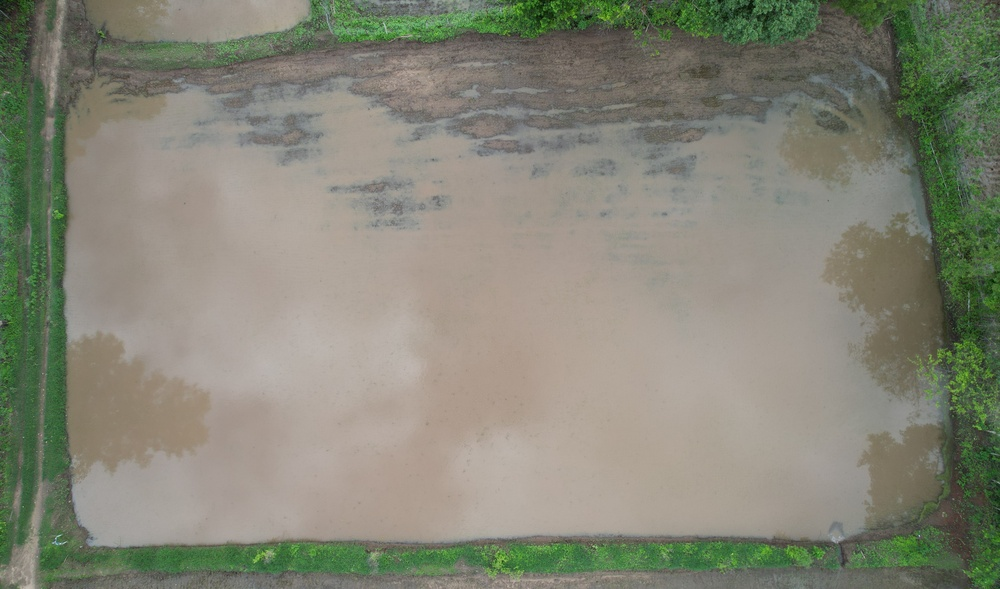
#> input picture Model/EDA_Model_03/Image_Whole_Area/02_01.JPG, 1000 x 589 px, shrunk from 5472 x 3222 before the run
$ jupyter execute Whole_Area.ipynb   (older library calls are emulated)
#> lines starting #> are read from the running program, lines starting #| are printed output that depends on the picture; after the words box and inside, x2 and y2 are one past the last pixel; in counts of white or black regions, pixels touching at a corner belong together
#> further down, frame is the input picture: shape (589, 1000, 3); mean B, G, R 118.1, 133.3, 132.4
[cell 1]
import numpy as np
import os
import cv2
import matplotlib.pyplot as plt

[cell 2]
def Canny_detector(img, weak_th=None, strong_th=None):
    """
    Applies Canny edge detection to the input image.

    Args:
    - img: Input image.
    - weak_th: Weak threshold for double thresholding step.
    - strong_th: Strong threshold for double thresholding step.

    Returns:
    - mag: Magnitude of gradients of edges.
    """
    # Conversion of image to grayscale
    if len(img.shape) == 3:  # Ensure input image is grayscale
        img = cv2.cvtColor(img, cv2.COLOR_BGR2GRAY)

    # Noise reduction step
    img = cv2.GaussianBlur(img, (5, 5), 1.4)

    # Calculating the gradients
    gx = cv2.Sobel(np.float32(img), cv2.CV_64F, 1, 0, 3)
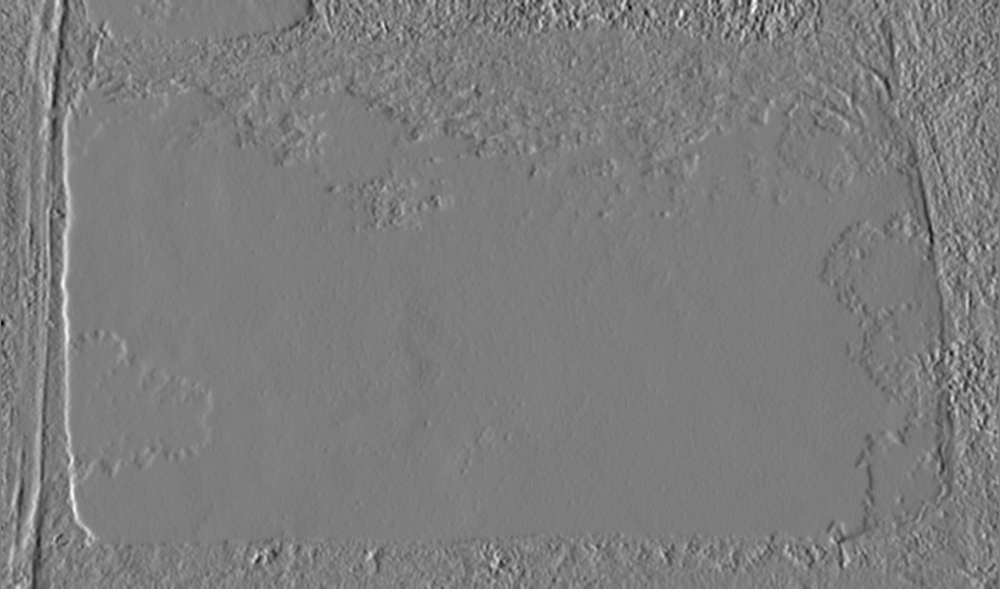
#> gx: shape (589, 1000) float64; min -146, max 151, mean -0.1; drawn with min black and max white
    gy = cv2.Sobel(np.float32(img), cv2.CV_64F, 0, 1, 3)
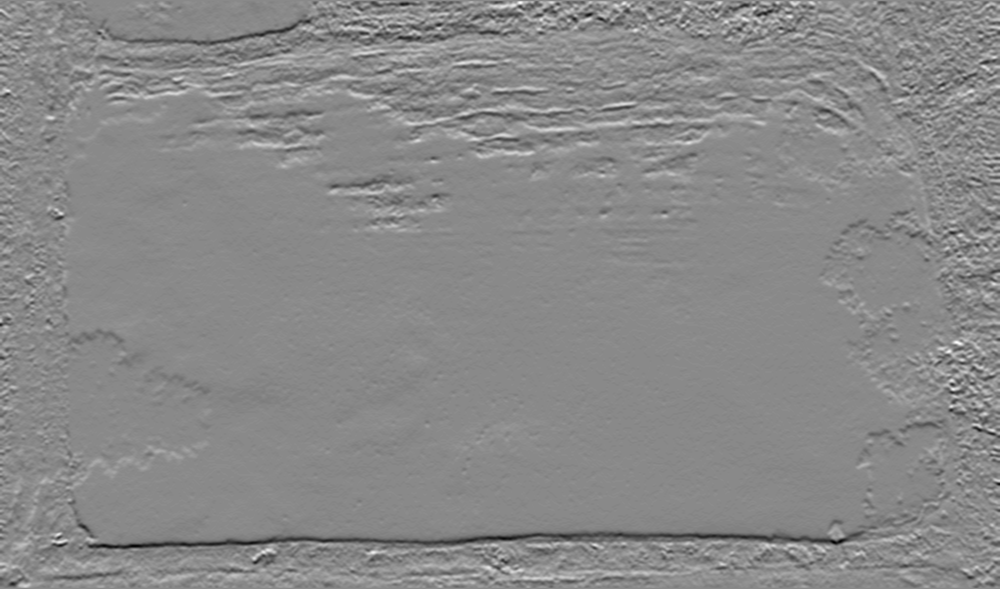
#> gy: shape (589, 1000) float64; min -151, max 130, mean 0.2; drawn with min black and max white

    # Conversion of Cartesian coordinates to polar
    mag, ang = cv2.cartToPolar(gx, gy, angleInDegrees=True)
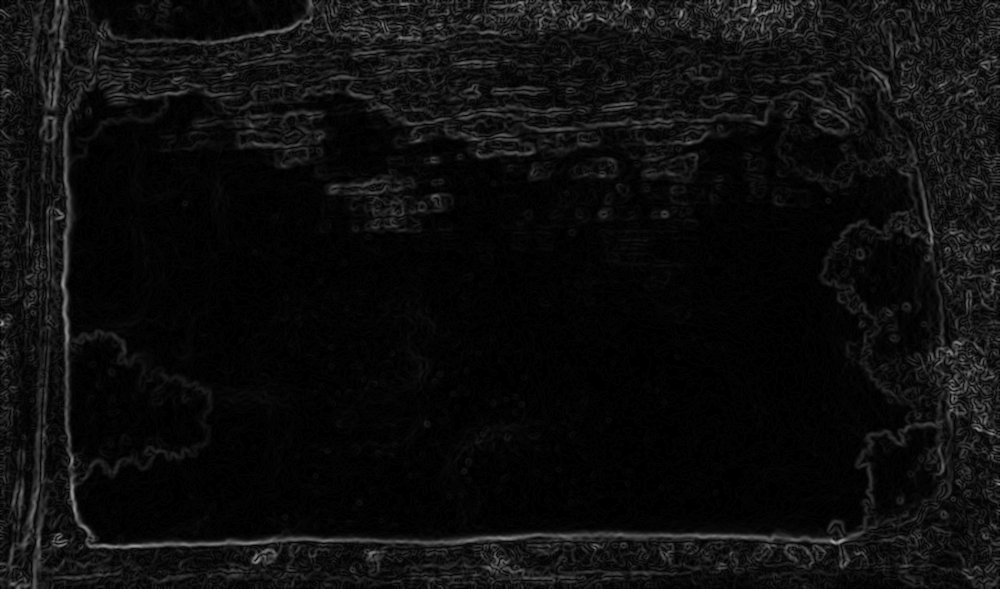
#> mag: shape (589, 1000) float64; min 0, max 164.3, mean 13.5
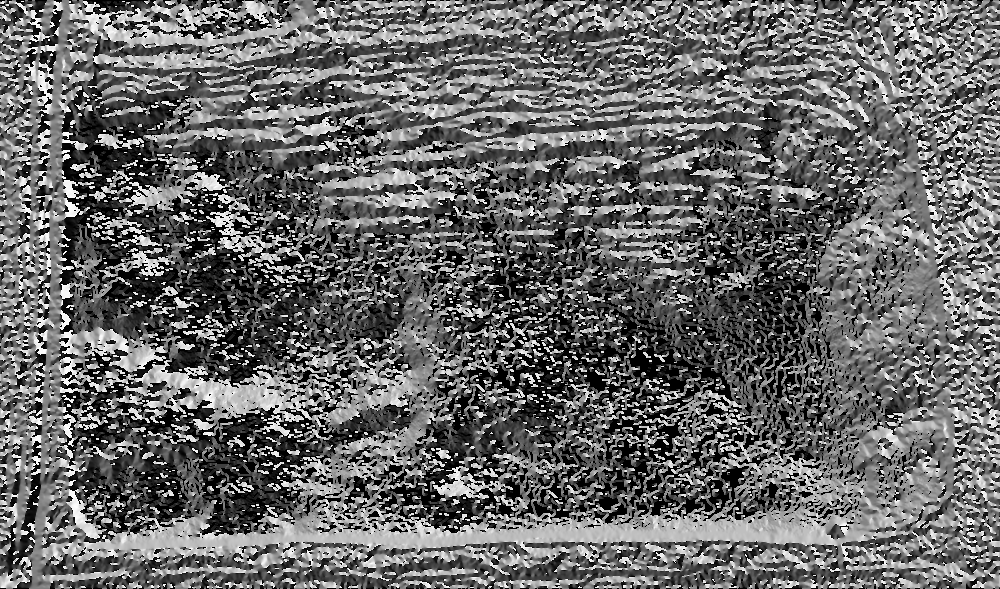
#> ang: shape (589, 1000) float64; min 0, max 359.6, mean 147.6; drawn with min black and max white

    # Setting default thresholds if not provided
    mag_max = np.max(mag)
#> mag_max = 164.3
    if weak_th is None:
        weak_th = mag_max * 0.05
#> weak_th = 8.22
    if strong_th is None:
        strong_th = mag_max * 0.5
#> strong_th = 82.17

    # Double thresholding step
    weak_ids = mag < weak_th
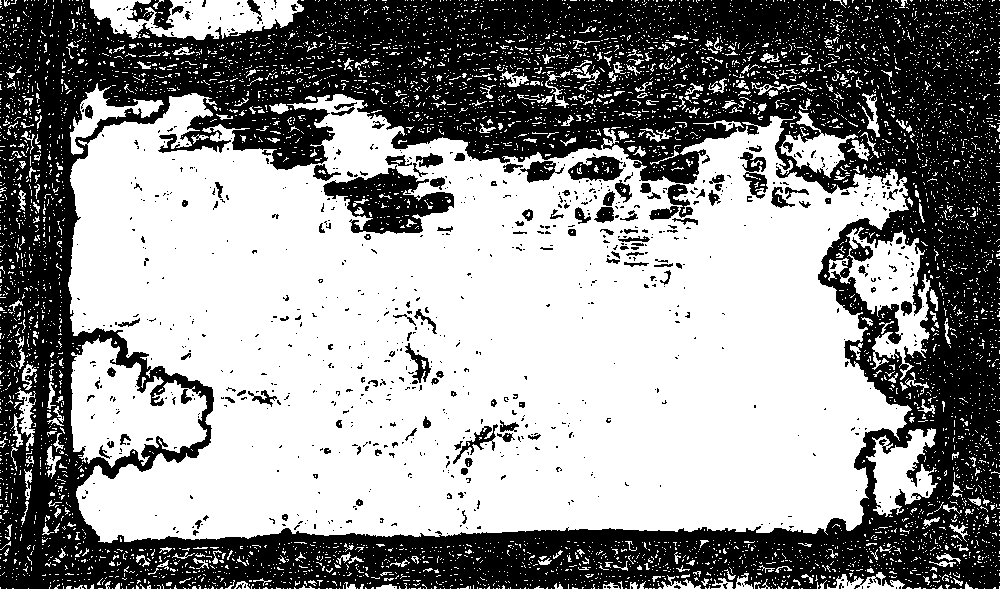
#> weak_ids: shape (589, 1000) bool; 56.6% white; 849 black regions (717 under 20 px), largest, box (x1, y1, x2, y2) and area: (0, 0, 1000, 589) 236814, (323, 165, 454, 234) 4437, (568, 156, 624, 181) 889
    strong_ids = mag > strong_th
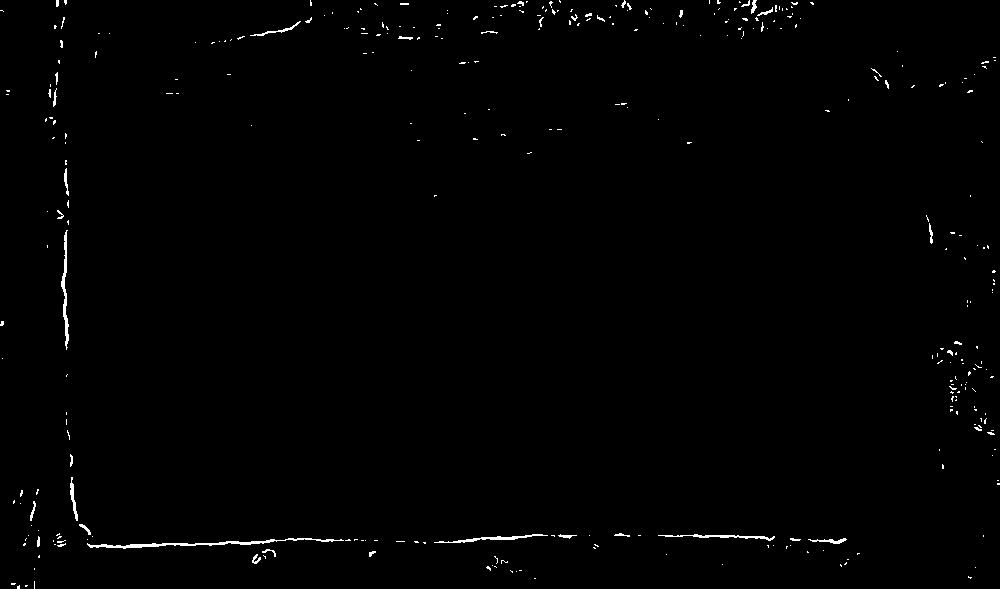
#> strong_ids: shape (589, 1000) bool; 0.73% white in thin lines or dots
    ids = np.zeros_like(img)
    ids[strong_ids] = 255  # Strong edges
    ids[np.logical_and(mag <= strong_th, mag >= weak_th)] = 50  # Weak edges

    # Non-maximum suppression step
    for i in range(1, img.shape[0] - 1):
        for j in range(1, img.shape[1] - 1):
            if ids[i, j] == 50:  # Weak edge
                if np.any(ids[i - 1:i + 2, j - 1:j + 2] == 255):
                    ids[i, j] = 255
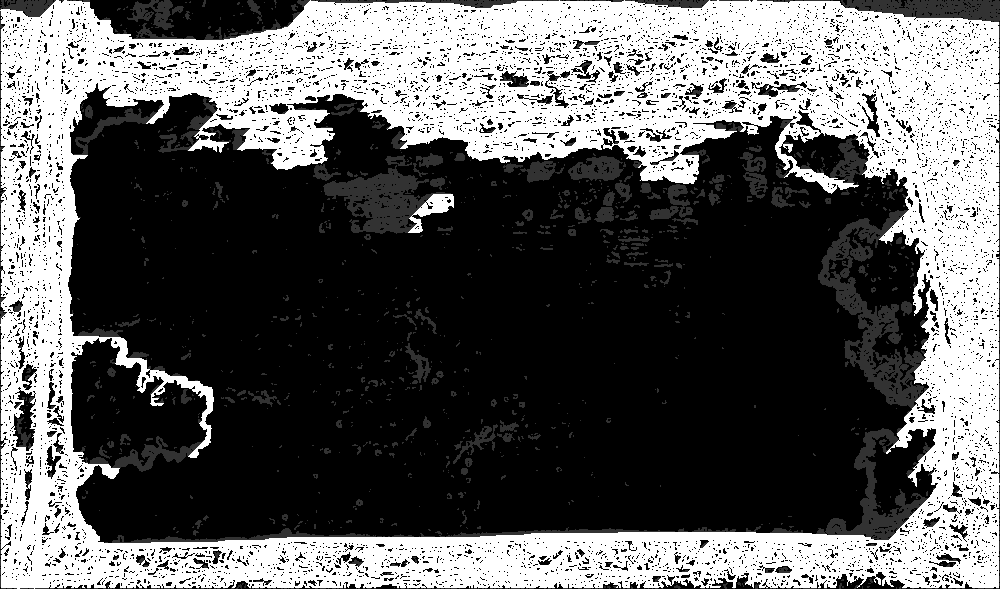
#> ids: shape (589, 1000); min 0, max 255, mean 96

    return ids

[cell 3]
def calculate_area(contours):
    """
    Calculate the area of the largest contour.

    Args:
    - contours: List of contours detected in the image.

    Returns:
    - area: Area of the largest contour.
    """
    if len(contours) == 0:
        return 0
    max_contour = max(contours, key=cv2.contourArea)
    area = cv2.contourArea(max_contour)
    return area

[cell 4]
frame = cv2.imread('Image_Whole_Area/02_01.JPG')


# calling the designed function for
# finding edges
canny_img = Canny_detector(frame)

# print(canny_img)

[cell 5]
# Find contours in the Canny image
contours, _ = cv2.findContours(canny_img, cv2.RETR_EXTERNAL, cv2.CHAIN_APPROX_SIMPLE)
#> contours = 62 contours, 58 with area under 20; largest, box (x1, y1, x2, y2) and area: (0, 0, 1000, 589) 577528, (127, 0, 174, 30) 652, (247, 0, 262, 24) 91, (172, 6, 184, 15) 48

[cell 6]
len(contours)
#> Out = 62

[cell 7]
RATIO_PIXEL_TO_M=20 #65 pixels is in  1m
RATIO_PIXEL_TO_SQUARE_M=20*20
# Calculate the area of the largest contour
area = calculate_area(contours)
#> in calculate_area, `max_contour = max(contours, key=cv2.contourArea)`: max_contour = contour of 2464 points, box (x1, y1, x2, y2) (0, 0, 1000, 589), area 577528
#> in calculate_area, `area = cv2.contourArea(max_contour)`: area = 577528
#> area = 577528
area_m=round(area/RATIO_PIXEL_TO_SQUARE_M,2)
#> area_m = 1443.8
print(area_m)
#| 1443.82

[cell 8]
# Displaying the input image with detected contour
plt.figure()
plt.imshow(cv2.cvtColor(frame, cv2.COLOR_BGR2RGB))
plt.contour(canny_img, levels=[100], colors='r', linestyles='-')
plt.title(f"Area of Agriculture Field: {area} square units")
plt.show()
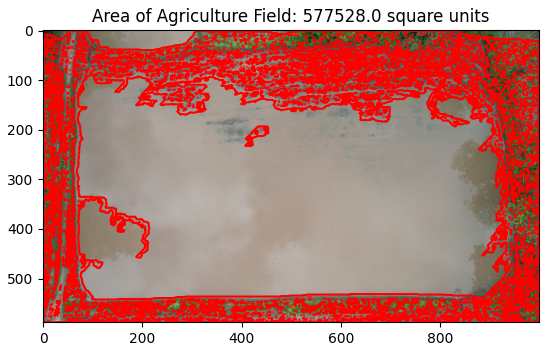
#> figure drawn by matplotlib, 1 panel

[cell 9]
# Displaying the input and output image
plt.figure()
f, plots = plt.subplots(2, 1)
plots[0].imshow(frame)
plots[1].imshow(canny_img)
#> figure, not shown here; B, G, R data is drawn as R, G, B

$ run again, with Model/EDA_Model_03/Image_Whole_Area/02_02.JPG copied over Model/EDA_Model_03/Image_Whole_Area/02_01.JPG
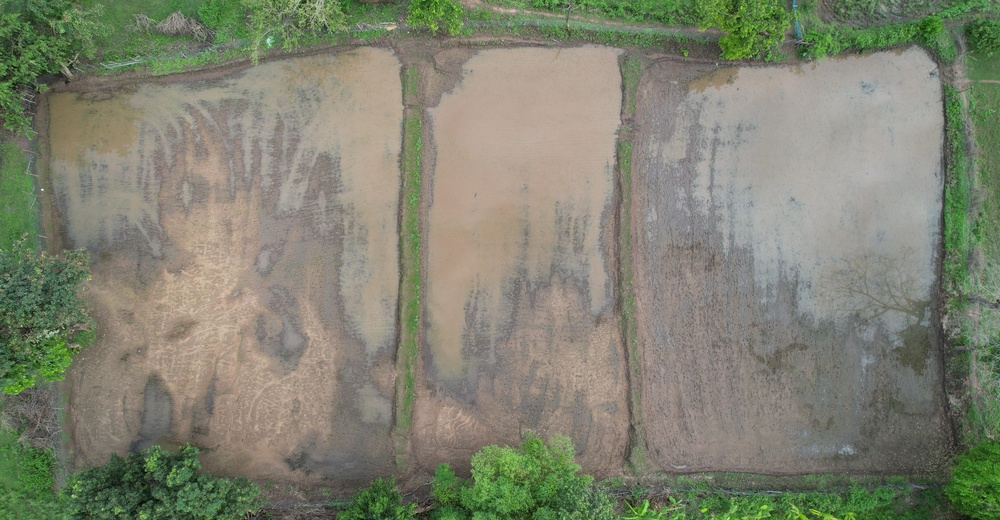
#> input picture Model/EDA_Model_03/Image_Whole_Area/02_02.JPG, 1000 x 520 px, shrunk from 5472 x 2847 before the run
#> frame is the input picture: shape (520, 1000, 3); mean B, G, R 112.6, 130.5, 127.9
#> mag_max = 224.5
#> weak_th = 11.23
#> strong_th = 112.3
#> weak_ids: shape (520, 1000) bool; 33.5% white; 8765 white regions (8067 under 20 px), largest, box (x1, y1, x2, y2) and area: (430, 50, 618, 375) 34776, (702, 54, 938, 283) 33737, (304, 52, 400, 349) 11206
#> strong_ids: shape (520, 1000) bool; 0.49% white in thin lines or dots
#> after the loop in Canny_detector, `for i in range(1, img.shape[0] - 1):`:
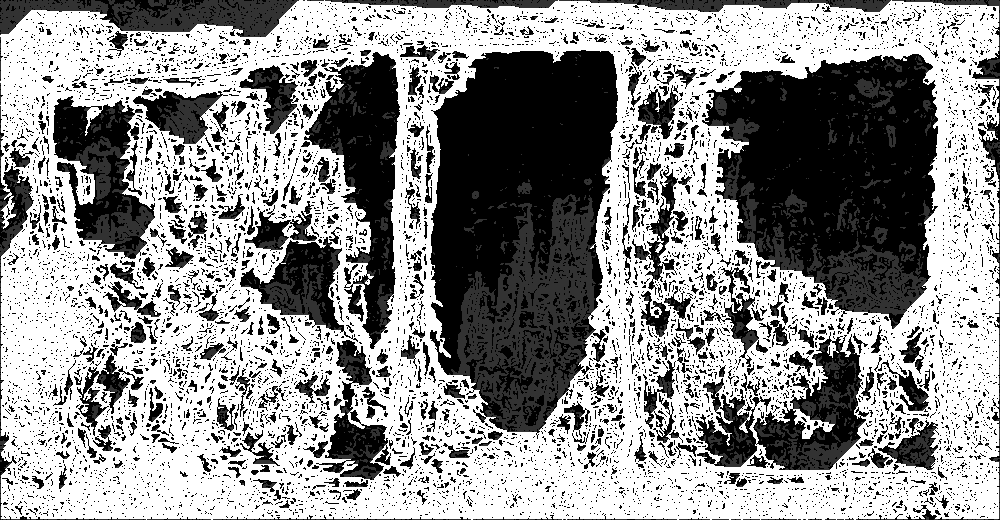
#> ids: shape (520, 1000); min 0, max 255, mean 146.1
#> contours = 29 contours, 27 with area under 20; largest, box (x1, y1, x2, y2) and area: (0, 0, 1000, 520) 513960, (148, 0, 166, 7) 71
#> Out = 29
#> max_contour = contour of 2633 points, box (x1, y1, x2, y2) (0, 0, 1000, 520), area 513960
#> in calculate_area, `area = cv2.contourArea(max_contour)`: area = 513960
#> area_m = 1284.9
#| 1284.9
#> `plt.show()`:
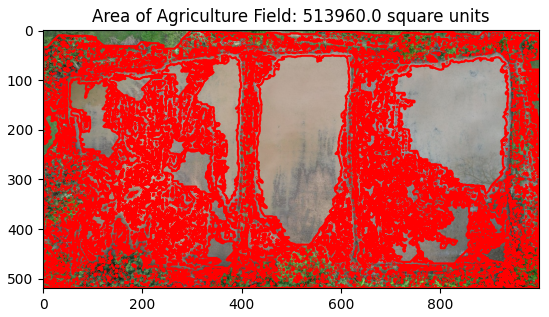
#> figure drawn by matplotlib, 1 panel

$ run again, with Model/EDA_Model_03/Image_Whole_Area/02_03.JPG copied over Model/EDA_Model_03/Image_Whole_Area/02_01.JPG
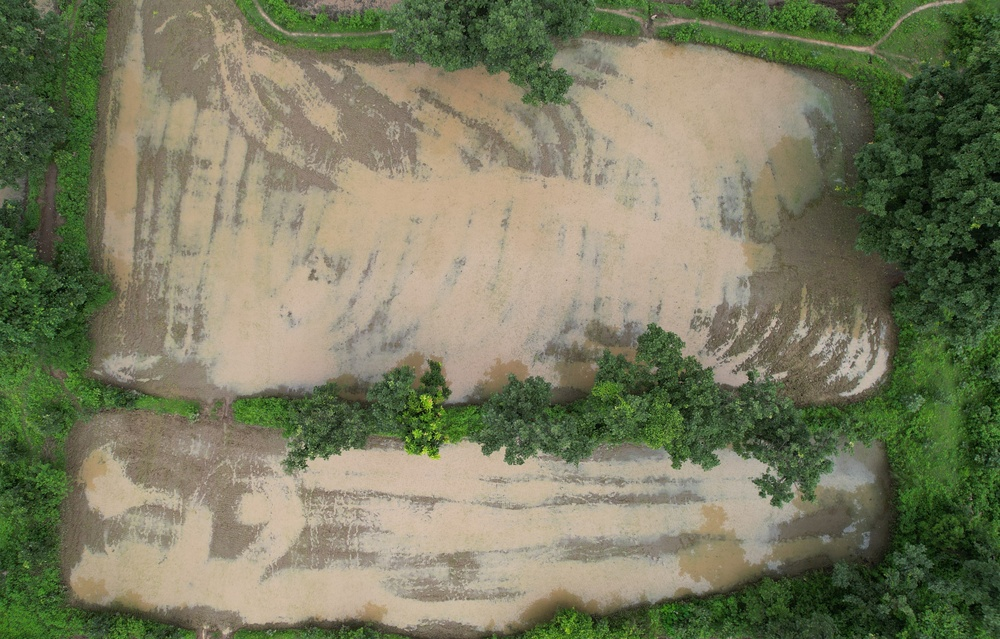
#> input picture Model/EDA_Model_03/Image_Whole_Area/02_03.JPG, 1000 x 639 px, shrunk from 4905 x 3132 before the run
#> frame is the input picture: shape (639, 1000, 3); mean B, G, R 96.3, 123.5, 121.8
#> mag_max = 242.4
#> weak_th = 12.12
#> strong_th = 121.2
#> weak_ids: shape (639, 1000) bool; 33.7% white; 10417 white regions (9922 under 20 px), largest, box (x1, y1, x2, y2) and area: (172, 43, 815, 398) 83002, (74, 507, 691, 623) 18255, (363, 501, 705, 559) 8241
#> strong_ids: shape (639, 1000) bool; 0.75% white in thin lines or dots
#> after the loop in Canny_detector, `for i in range(1, img.shape[0] - 1):`:
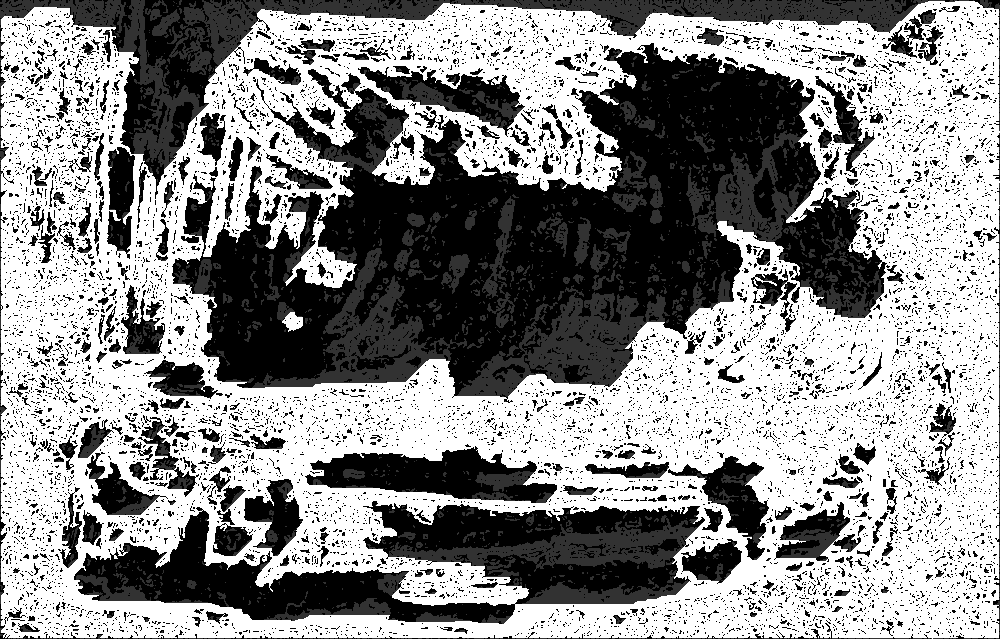
#> ids: shape (639, 1000); min 0, max 255, mean 141.8
#> contours = 37 contours, 32 with area under 20; largest, box (x1, y1, x2, y2) and area: (0, 0, 1000, 639) 629858, (152, 9, 180, 38) 291, (145, 8, 162, 21) 90, (167, 26, 183, 44) 50, (152, 0, 168, 13) 33
#> Out = 37
#> max_contour = contour of 2986 points, box (x1, y1, x2, y2) (0, 0, 1000, 639), area 629858
#> in calculate_area, `area = cv2.contourArea(max_contour)`: area = 629857.5
#> area_m = 1574.6
#| 1574.64
#> `plt.show()`:
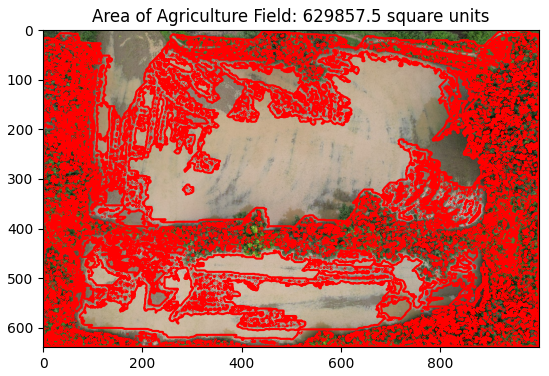
#> figure drawn by matplotlib, 1 panel
